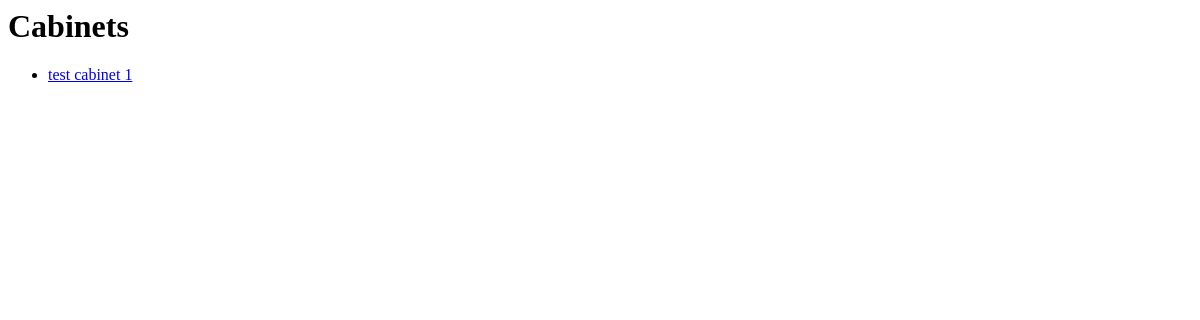
Before: /people/cabinets/ with the older database file.
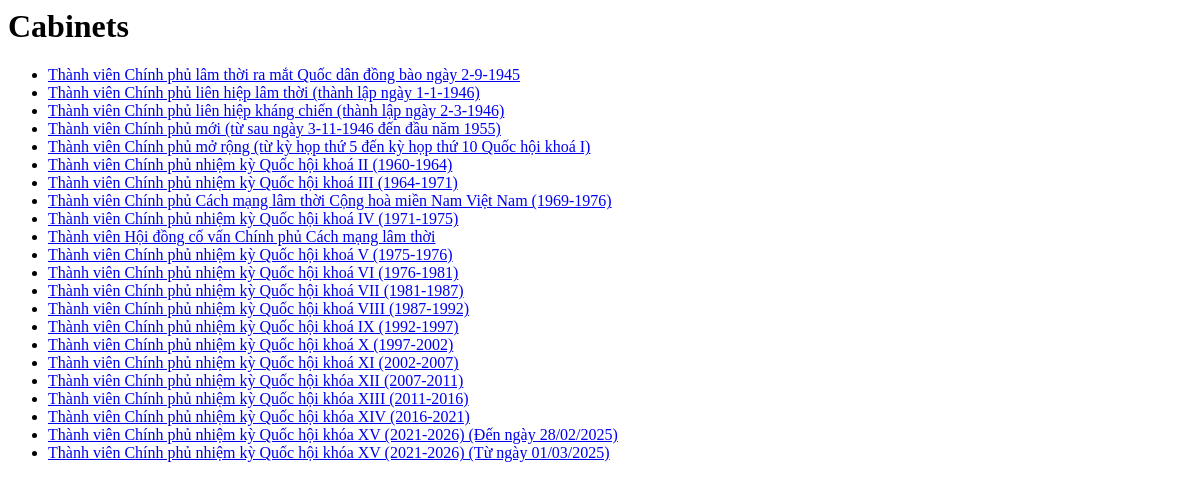
After: the same page with the newer database file.
### people/models.py (models this page shows, shortened)
class Cabinet(models.Model):
    name = models.CharField(max_length=300)
    url = models.URLField(blank=True, null=True)
    description = models.TextField(blank=True, null=True)
    class Meta:
        verbose_name = "Cabinet"
        verbose_name_plural = "Cabinets"

### people/views.py (the view)
# urls.py: path('cabinets/', cabinet_list, name='cabinet_list'),
def cabinet_list(request):
    cabinets = Cabinet.objects.all()
    return render(request, "people/cabinet_list.html", {"cabinets": cabinets})

### templates/people/cabinet_list.html
<h1>Cabinets</h1>
<ul>
  {% for cabinet in cabinets %}
    <li><a href="{% url 'cabinet_detail' cabinet.id %}">{{ cabinet.name }}</a></li>
  {% endfor %}
</ul>

Changed rows visible on the page:
changed Cabinet: name "test cabinet 1" → "Thành viên Chính phủ lâm thời ra mắt Quốc dân đồng bào ngày 2-9-1945"
added Cabinet: name "Thành viên Chính phủ liên hiệp lâm thời (thành lập ngày 1-1-1946)"
added Cabinet: name "Thành viên Chính phủ liên hiệp kháng chiến (thành lập ngày 2-3-1946)"
added Cabinet: name "Thành viên Chính phủ mới (từ sau ngày 3-11-1946 đến đầu năm 1955)"
added Cabinet: name "Thành viên Chính phủ mở rộng (từ kỳ họp thứ 5 đến kỳ họp thứ 10 Quốc hội khoá I)"
added Cabinet: name "Thành viên Chính phủ nhiệm kỳ Quốc hội khoá II (1960-1964)"
added Cabinet: name "Thành viên Chính phủ nhiệm kỳ Quốc hội khoá III (1964-1971)"
added Cabinet: name "Thành viên Chính phủ Cách mạng lâm thời Cộng hoà miền Nam Việt Nam (1969-1976)"
added Cabinet: name "Thành viên Chính phủ nhiệm kỳ Quốc hội khoá IV (1971-1975)"
added Cabinet: name "Thành viên Hội đồng cố vấn Chính phủ Cách mạng lâm thời"
added Cabinet: name "Thành viên Chính phủ nhiệm kỳ Quốc hội khoá V (1975-1976)"
added Cabinet: name "Thành viên Chính phủ nhiệm kỳ Quốc hội khoá VI (1976-1981)"
added Cabinet: name "Thành viên Chính phủ nhiệm kỳ Quốc hội khoá VII (1981-1987)"
added Cabinet: name "Thành viên Chính phủ nhiệm kỳ Quốc hội khoá VIII (1987-1992)"
added Cabinet: name "Thành viên Chính phủ nhiệm kỳ Quốc hội khoá IX (1992-1997)"
added Cabinet: name "Thành viên Chính phủ nhiệm kỳ Quốc hội khoá X (1997-2002)"
added Cabinet: name "Thành viên Chính phủ nhiệm kỳ Quốc hội khoá XI (2002-2007)"
added Cabinet: name "Thành viên Chính phủ nhiệm kỳ Quốc hội khóa XII (2007-2011)"
added Cabinet: name "Thành viên Chính phủ nhiệm kỳ Quốc hội khóa XIII (2011-2016)"
added Cabinet: name "Thành viên Chính phủ nhiệm kỳ Quốc hội khóa XIV (2016-2021)"
added Cabinet: name "Thành viên Chính phủ nhiệm kỳ Quốc hội khóa XV (2021-2026) (Đến ngày 28/02/2025)"
added Cabinet: name "Thành viên Chính phủ nhiệm kỳ Quốc hội khóa XV (2021-2026) (Từ ngày 01/03/2025)"
